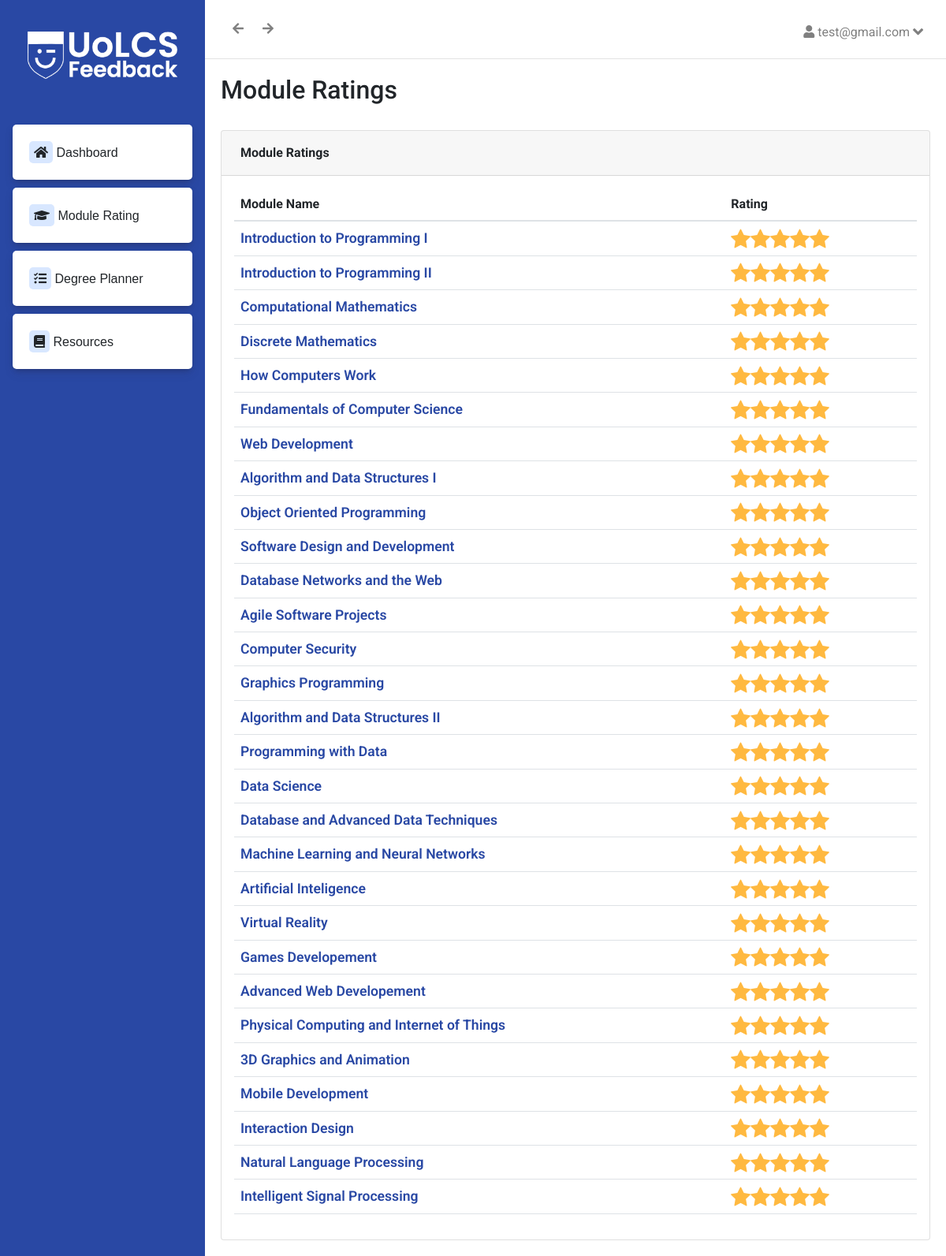
/modules (signed in), run on the app's committed database.
### app/models.py (models this page shows, shortened)
class User(UserMixin, db.Model):
	id = db.Column(db.Integer, primary_key=True)
	email = db.Column(db.String(500), unique=True, index=True)
	password = db.Column(db.String(500))
	name = db.Column(db.String(500))
	reviews = db.relationship('Rating', backref='user')
	usermodules = db.relationship('UserModule', backref='user', lazy='dynamic')

class Module(db.Model):
	code = db.Column(db.String(20), primary_key=True)
	name = db.Column(db.String(100))
	professor = db.Column(db.String(100))
	year = db.Column(db.Integer)
	level = db.Column(db.String(5))
	moduleDescription = db.Column(db.Text)
	assessment = db.Column(db.Text)
	ratings = db.relationship('Rating', backref='module')
	userNotes = db.relationship('UserNotes', backref='module')
	usermodules = db.relationship('UserModule', backref='module', lazy='dynamic')

### app/blueprints/main/routes.py (the view)
@bp.route('/modules')
@login_required
def modules():
	mods = Module.query.all()
	modules = []
	for mod in mods:
		ratings = getRating(mod.ratings)
		overallAvg = (ratings['time']['avg'] + ratings['midterm']['avg'] + ratings['final']['avg'] + ratings['lecture']['avg']  + ratings['usefulness']['avg'])/5
		modules.append({'module' : mod, 'rating' : ratings, 'overallAvg' : overallAvg})
	newlist = sorted(modules, key=itemgetter('overallAvg'), reverse=True)
	return render_template('main/modules.html', modules = modules)

### app/blueprints/main/routes.py (called while the page is built)
def getRating(rating):
	timeTotal = 0
	midtermTotal = 0
	finalTotal = 0
	lecturesTotal = 0
	usefulnessTotal = 0
	count = 0
	for rat in rating:
		timeTotal = timeTotal + rat.time
		midtermTotal = midtermTotal + rat.midterm
		finalTotal = finalTotal + rat.final
		lecturesTotal = lecturesTotal + rat.lectures
		usefulnessTotal = usefulnessTotal + rat.usefulness
		count = count + 1
	if(count == 0):
		return {"time" : {'count': 0, 'avg' : 0}, "midterm" : {'count': 0, 'avg' : 0}, "final" : {'count': 0, 'avg' : 0}, "lecture" : {'count': 0, 'avg' : 0}, "usefulness" : {'count': 0, 'avg' : 0}}
	else:
		return {"time" : {'count': count, 'avg' : timeTotal/count}, "midterm" : {'count': count, 'avg' : midtermTotal/count}, "final" : {'count': count, 'avg' : finalTotal/count}, "lecture" : {'count': count, 'avg' : lecturesTotal/count}, "usefulness" : {'count': count, 'avg' : usefulnessTotal/count}}

### app/models.py (called while the page is built)
@login.user_loader
def load_user(id):
	return User.query.get(id)

### app/templates/main/modules.html
{% extends 'main/base.html' %}
{% block main %}
<div class="row">
    <div class="col-md-6">
        <h2>Module Ratings</h2>
    </div>
</div>
<div class="content-wrapper mt-4">
    <div class="row">
        <div class="col-md-12">
            <div class="card spur-card">
                    <div class="card-header">
                        <div class="spur-card-title">Module Ratings</div>
                    </div>
                    <div class="card-body ">
                        <table class="table table-in-card" id="usersTable">
                            <thead>
                                <tr>
                                    <th scope="col">Module Name</th>
                                    <th scope="col">Rating</th>
                                </tr>
                            </thead>
                            <tbody>
                                {% for item in modules %}
                                <tr>
                                    <td><a href="/module/{{item.module.code}}" class="module-name link">{{item.module.name}}</a></td>
                                    <td><span class="stars"> {{item.overallAvg}}</span></td>
                                </tr>
                                {% endfor %}
                            </tbody>
                        </table>
                    </div>
                </div>
            </div>
        </div>
    </div>
</div>
{% endblock %}

### app/templates/main/base.html (shortened to what this page needs)
<!DOCTYPE html>
<html lang="en">
<head>
	<link rel="stylesheet" href="https://cdnjs.cloudflare.com/ajax/libs/font-awesome/4.7.0/css/font-awesome.min.css">
	<link rel="stylesheet" href="https://cdnjs.cloudflare.com/ajax/libs/font-awesome/5.7.0/css/all.min.css" />
	<link href="https://cdn.jsdelivr.net/npm/bootstrap@5.1.3/dist/css/bootstrap.min.css" rel="stylesheet">
	<link rel="stylesheet" href="{{ url_for('static', filename='public/style.css') }}">
</head>
<body class="dashboard">
	<header class="dashboard-header">
		<a href="\main">
		<img src="{{ url_for('static', filename='assets/logo-white.png') }}" alt="Logo">
		</a>
		<br><br>
		<nav>
			<a href="/main" class="link"><i class="fas fa-home "></i> Dashboard</a>
			<a href="/modules" class="link"><i class="fas fa-graduation-cap"></i> Module Rating</a>
			<a href="/degree-planner" class="link"><i class="fas fa-tasks"></i> Degree Planner</a>
			<a href="/resources" class="link"><i class="fas fa-book"></i> Resources</a>
		</nav>
	</header>
	<main>
		<div class="top-bar">
			<div>
				<a onclick="history.back()">
					<i class="fa fa-arrow-left" aria-hidden="true"></i>
				</a>
				<a onclick="history.forward()">
					<i class="fa fa-arrow-right" aria-hidden="true"></i>
				</a>
				<div class="dropdown-container">
					<label for="openDropdown" class="dropdown">
						<i class="fas fa-user"></i>
						{{ current_user.email }}
					  	<i class="fa fa-angle-down"></i>
					</label>
				</div>
			</div>
		</div>
		<div class="dashboard-content">
			{% block main %}
			{% endblock %}
	</main>
</body>
</html>

### app/static/public/style.css (style rules this page uses)
* { box-sizing: border-box; margin: 0; }
html { scroll-behavior: smooth; }
:root { --color: rgb(41,72,164); }
body { margin: 0; display: grid; grid-template-rows: auto 1fr auto; min-height: 100vh; font-family: 'Roboto', sans-serif; }
header { font-family: 'Poppins', sans-serif; padding: 1rem; display: grid; align-items: center; grid-template-columns: 1fr auto 1fr; }
header nav { display: flex; gap: 1rem; }
header nav a { text-decoration: none; color: black; padding: 0.25rem 1rem; }
header img, footer img { height: 6rem; }
.dashboard-header { padding-top: 40px; background: var(--color); position: fixed; left: 0; width: 260px; height: 100%; align-items: start; display: block; }
.dashboard-header nav { display: block; }
.dashboard-header img { margin:auto; display:block; max-width: 100%; max-height: 60px; }
.dashboard-header nav a { width: 100%; background-color: white; display: block; padding: 21px; border-radius: 5px; margin: 10px 0px 10px 0px; box-shadow: rgba(50, 50, 93, 0.25) 0px 6px 12px -2px, rgba(0, 0, 0, 0.3) 0px 3px 7px -3px; }
.dashboard-header nav i { background-color: #D8E7FF; padding: 6px; border-radius: 5px; }
.dashboard main { margin-left: 260px; }
.top-bar { padding: 25px; border-bottom: 1px solid #e3e3e3; color: gray; }
.top-bar a { padding: 10px; }
.dropdown-container { float: right; }
.dropdown { padding: 4px; border-radius: 3px; justify-content: space-around; font-size: 1.0rem; cursor: pointer; }
.fa-angle-down { position: relative; top: 2px; font-size: 1.3rem; transition: transform 0.3s ease; }
.dashboard-content { padding: 20px; }
.spur-card-title { padding: 0.5rem 0.5rem; font-weight: 700; }
.link, .link:hover { text-decoration: none; margin-right: 8px; cursor: pointer; color: unset; }
.table-in-card th { border-bottom: 2px solid #dee2e6; }
.module-name { font-size: 1.1rem; font-weight: 600; color: #2948a4; }
span.stars, span.stars span { display: block; background: url('/static/assets/star.svg') 0 0 repeat-x; width: 125px; height: 25px; background-size: 25px 25px; }
.table-in-card th, .table-in-card td { vertical-align: middle; }

### data on the page
User: email "test@gmail.com"
Module: module.name "Introduction to Programming I"
Module: module.name "Introduction to Programming II"
Module: module.name "Computational Mathematics"
Module: module.name "Discrete Mathematics"
Module: module.name "How Computers Work"
Module: module.name "Fundamentals of Computer Science"
Module: module.name "Web Development"
Module: module.name "Algorithm and Data Structures I"
Module: module.name "Object Oriented Programming"
Module: module.name "Software Design and Development"
Module: module.name "Database Networks and the Web"
Module: module.name "Agile Software Projects"
Module: module.name "Computer Security"
Module: module.name "Graphics Programming"
Module: module.name "Algorithm and Data Structures II"
Module: module.name "Programming with Data"
Module: module.name "Data Science"
Module: module.name "Database and Advanced Data Techniques"
Module: module.name "Machine Learning and Neural Networks"
Module: module.name "Artificial Inteligence"
Module: module.name "Virtual Reality"
Module: module.name "Games Developement"
Module: module.name "Advanced Web Developement"
Module: module.name "Physical Computing and Internet of Things"
Module: module.name "3D Graphics and Animation"
Module: module.name "Mobile Development"
Module: module.name "Interaction Design"
Module: module.name "Natural Language Processing"
Module: module.name "Intelligent Signal Processing"
